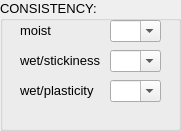
     <widget class="QGroupBox" name="groupBox_12">
      <property name="geometry">
       <rect>
        <x>20</x>
        <y>260</y>
        <width>181</width>
        <height>131</height>
       </rect>
      </property>
      <property name="font">
       <font>
        <pointsize>10</pointsize>
       </font>
      </property>
      <property name="title">
       <string>CONSISTENCY:</string>
      </property>
      <widget class="QLabel" name="label_265">
       <property name="geometry">
        <rect>
         <x>20</x>
         <y>20</y>
         <width>41</width>
         <height>20</height>
        </rect>
       </property>
       <property name="font">
        <font>
         <pointsize>10</pointsize>
        </font>
       </property>
       <property name="text">
        <string>moist</string>
       </property>
      </widget>
      <widget class="QLabel" name="label_228">
       <property name="geometry">
        <rect>
         <x>20</x>
         <y>50</y>
         <width>91</width>
         <height>21</height>
        </rect>
       </property>
       <property name="font">
        <font>
         <pointsize>10</pointsize>
        </font>
       </property>
       <property name="text">
        <string>wet/stickiness</string>
       </property>
      </widget>
      <widget class="QLabel" name="label_258">
       <property name="geometry">
        <rect>
         <x>20</x>
         <y>80</y>
         <width>81</width>
         <height>21</height>
        </rect>
       </property>
       <property name="font">
        <font>
         <pointsize>10</pointsize>
        </font>
       </property>
       <property name="text">
        <string>wet/plasticity</string>
       </property>
      </widget>
      <widget class="QComboBox" name="Consistence_Moist_CB_Hor_2">
       <property name="geometry">
        <rect>
         <x>110</x>
         <y>20</y>
         <width>51</width>
         <height>22</height>
        </rect>
       </property>
       <property name="editable">
        <bool>true</bool>
       </property>
      </widget>
      <widget class="QComboBox" name="Consistence_Stickiness_CB_Hor_2">
       <property name="geometry">
        <rect>
         <x>110</x>
         <y>50</y>
         <width>51</width>
         <height>22</height>
        </rect>
       </property>
       <property name="editable">
        <bool>true</bool>
       </property>
      </widget>
      <widget class="QComboBox" name="Consistence_Plasticity_CB_Hor_2">
       <property name="geometry">
        <rect>
         <x>110</x>
         <y>80</y>
         <width>51</width>
         <height>22</height>
        </rect>
       </property>
       <property name="editable">
        <bool>true</bool>
       </property>
      </widget>
     </widget>
